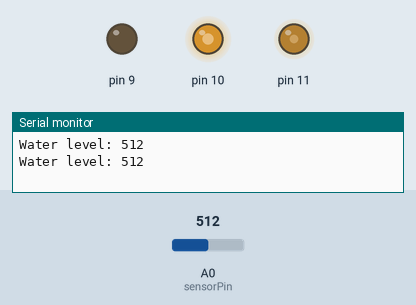
A sketch run on a simulated Arduino Uno, built with avr-gcc and run on an emulated ATmega328P. Parts: output pins drawn as LEDs (lit = HIGH), the last lines printed to the serial monitor. The inputs (shaded band) are chosen by the test bench; at power-on: A0 (sensorPin) = 512. Pins used as bus, display or sensor lines are not drawn.

Above: at 1.8 s.
1.9 s: A0 (sensorPin) set to 716
At 3.2 s:
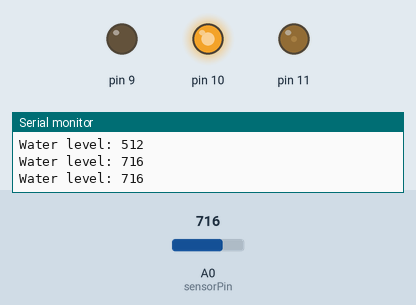
3.5 s: A0 (sensorPin) set to 900
At 4.4 s:
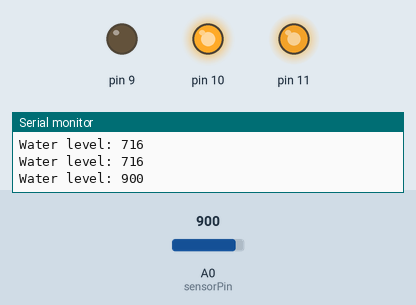
5.5 s: A0 (sensorPin) set to 1023
At 6.7 s:
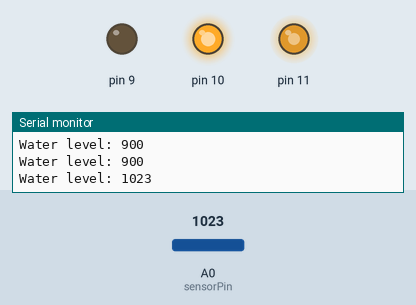
7.5 s: A0 (sensorPin) set to 306
At 9.0 s:
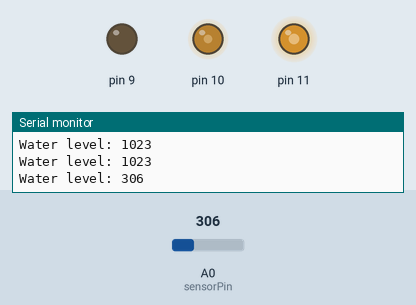
9.5 s: A0 (sensorPin) set to 122
At 11.3 s:
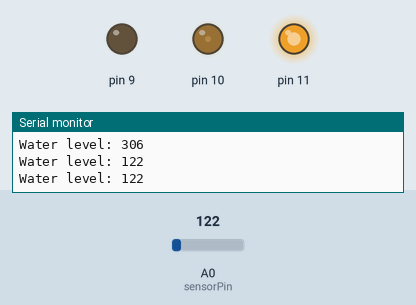
11.6 s: A0 (sensorPin) set to 0
At 12.4 s:
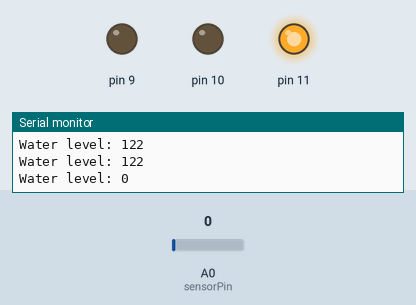
Timing chart, 0 to 14.6 s (numbered marks = the images above; inputs shaded):
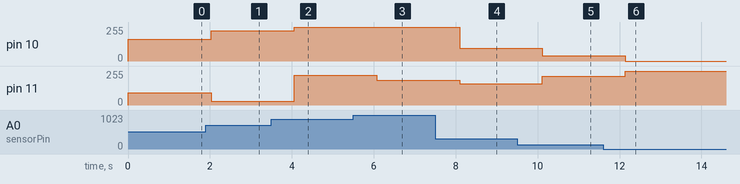

The sketch:

water_level_test.ino
```cpp
// Sensor pins
#define sensorPower 7
#define sensorPin A0

// Value for storing water level
int val = 0;
int r;
int g;

void setup() {
  // Set D7 as an OUTPUT
  pinMode(sensorPower, OUTPUT);

  // Set to LOW so no power flows through the sensor
  digitalWrite(sensorPower, LOW);

  // Set 11, 10 ,9 as RGB
  pinMode(11, OUTPUT);
  pinMode(10, OUTPUT);
  pinMode(9, OUTPUT);

  Serial.begin(9600);
}

//This is a function used to get the reading
int readSensor() {
  digitalWrite(sensorPower, HIGH);  // Turn the sensor ON
  delay(10);              // wait 10 milliseconds
  val = analogRead(sensorPin);    // Read the analog value form sensor
  digitalWrite(sensorPower, LOW);   // Turn the sensor OFF
  return val;             // send current reading
}


void loop() {
  //get the reading from the function below and print it
  int level = readSensor();

  Serial.print("Water level: ");
  Serial.println(level);

  g = map(level, 0, 800, 0, 255);
  r = map(level, 0, 800, 255, 0);

  analogWrite(11, r);
  analogWrite(10, g);
  digitalWrite(9, LOW);

  delay(1000);

}
```

Measured:
- after the input at 1.9 s, pin 10: 163/255 → 228/255 after 0.13 s; pin 11: 92/255 → 27/255 after 0.13 s
- after the input at 3.5 s, pin 10: 228/255 → 255/255 after 0.55 s; pin 11: 27/255 → 225/255 after 0.55 s
- after the input at 5.5 s, pin 11: 225/255 → 185/255 after 0.57 s
- after the input at 7.5 s, pin 10: 255/255 → 97/255 after 0.60 s; pin 11: 185/255 → 158/255 after 0.60 s
- after the input at 9.5 s, pin 10: 97/255 → 38/255 after 0.62 s; pin 11: 158/255 → 217/255 after 0.62 s
- after the input at 11.6 s, pin 10: 38/255 → 0/255 after 0.54 s; pin 11: 217/255 → 255/255 after 0.54 s
